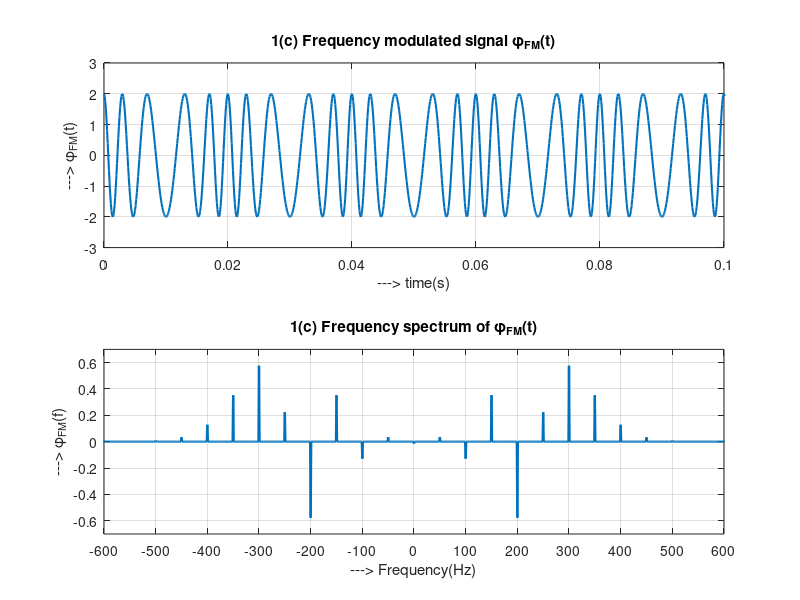

This chart was generated by the following MATLAB code:
clear all; close all; clc;

Am = 1;         Ac = 2;     %Parameters
fm = 50;        fc = 250;
fs = 10000;      df = 1;
kf = 100;
t = [0:fs-1]*1/fs;          %Time vector

%<====== 1(c) ======>
mt = Am*cos(2*pi*fm*t);
phi_t = 2*fmmod(mt, fc, fs, kf*Am);

subplot(2, 1, 1);           %Plot the frequency modulated signal
plot(t, phi_t, 'LineWidth', 1.5);
xlabel('---> time(s)');    ylabel('---> \phi_{FM}(t)');
title('1(c) Frequency modulated signal \phi_{FM}(t)');
xlim([0 0.1]);
ylim([-3 3]);
grid on;

f = [-fs/2:fs/2-1]*df;
fftphi = fftshift(fft(phi_t))/length(phi_t);

subplot(2,1,2);
plot(f, real(fftphi), 'LineWidth', 1.7);
xlabel('---> Frequency(Hz)');    ylabel('---> \phi_{FM}(f)');
title('1(c) Frequency spectrum of \phi_{FM}(t)');
xlim([-600 600]); ylim([-0.7 0.7]);
xticks(-800:100:800);
grid on